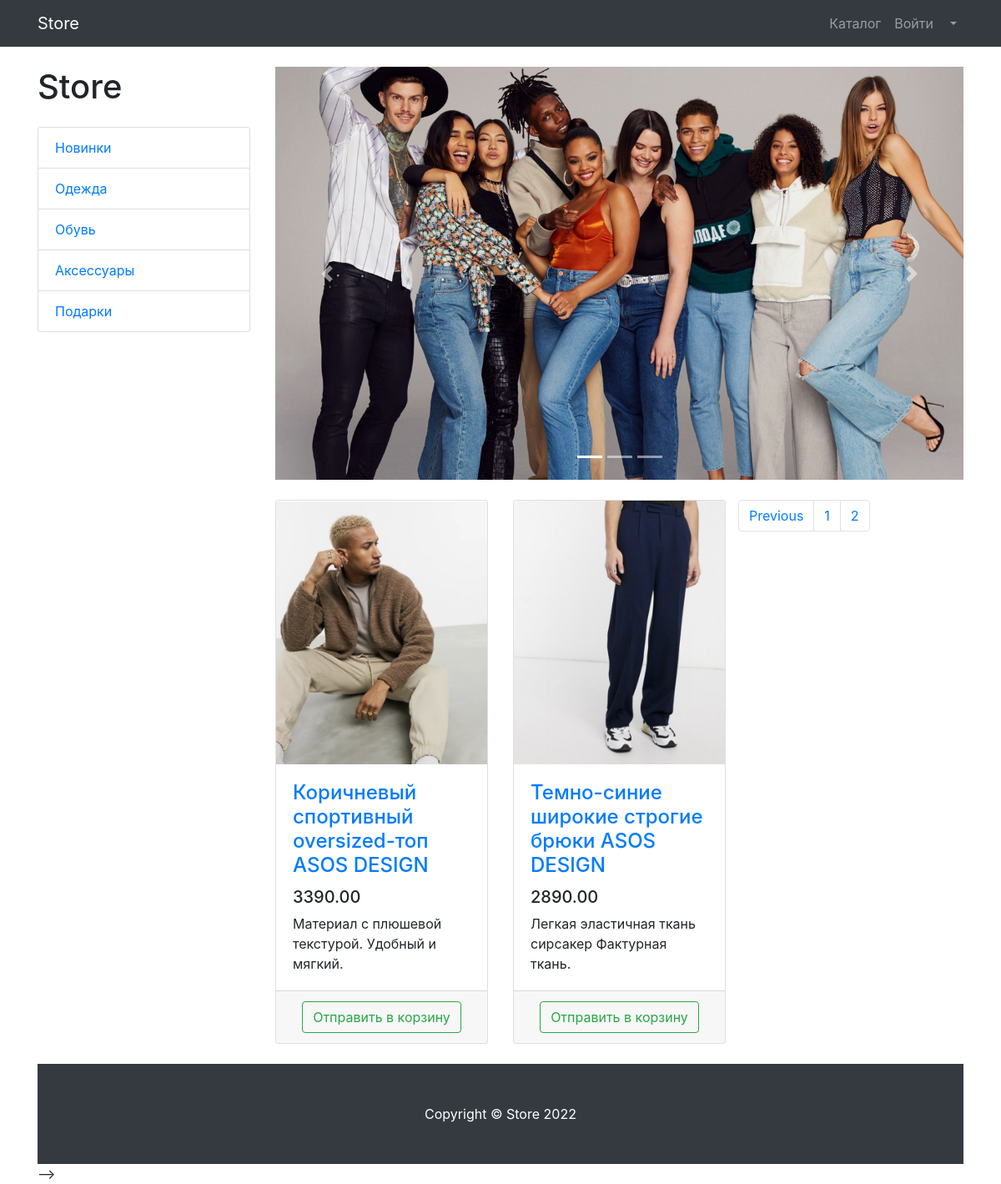
The app's page /store/catalog/category/2/?page=2 with its own data.
### products/models.py (models this page shows, shortened)
class ProductCategory(models.Model):
    name = models.CharField(max_length=128, unique=True)
    desc = models.TextField(null=True, blank=True)

class Product(models.Model):
    name = models.CharField(max_length=256)
    desc = models.TextField()
    price = models.DecimalField(max_digits=10, decimal_places=2)
    quantity = models.PositiveIntegerField(default=0)
    image = models.ImageField(upload_to='prroducts_image')
    category = models.ForeignKey(to=ProductCategory, on_delete=models.CASCADE)

### products/views.py (the view)
# urls.py: path('catalog/', views.catalog, name='catalog'),
def catalog(request, category_id = None):
    if category_id:
        category = ProductCategory.objects.get(id = category_id)
        products = Product.objects.filter(category = category)
    else:
        products = Product.objects.all()
    p = Paginator(products, 2)
    page = request.GET.get('page')
    products = p.get_page(page)
    max_pages = "x" * products.paginator.num_pages
    context = {
            'title': 'StoreApp',
            'products': products,
            'categories' : ProductCategory.objects.all(),
            'max_pages': max_pages
    }
    return render(request, 'products/catalog.html', context)

### products/templates/products/catalog.html (shortened to what this page needs)
{% load static %}
<!DOCTYPE html>
<html lang="en">
<head>
    <link href="{% static 'vendor/bootstrap/css/bootstrap.min.css' %}" rel="stylesheet">
    <link href="{% static 'vendor/css/products.css' %}" rel="stylesheet">
</head>
<body>
<nav class="navbar navbar-expand-lg navbar-dark bg-dark fixed-top">
    <div class="container">
        <a class="navbar-brand" href="/store">Store</a>
        <div class="collapse navbar-collapse" id="navbarResponsive">
            <ul class="navbar-nav ml-auto">
                <li class="nav-item">
                    <a class="nav-link" href="/store/catalog">Каталог  </a>
                </li>
                <li class="nav-item">
                    <a class="nav-link" href="users/login.html">Войти </a>
                </li>
                <li class="nav-item dropdown">
                    <a class="nav-link dropdown-toggle" href="#" id="navbarDropdown" role="button"
                       data-bs-toggle="dropdown" aria-expanded="false">
                    </a>
                </li>
            </ul>
        </div>
    </div>
</nav>
<div class="container">
    <div class="row">
        <div class="col-lg-3">
            <h1 class="my-4">Store</h1>
            <div class="list-group">
                {% for category in categories %}
                <a href = "{% url 'products:category' category.id %}" class = "list-group-item">{{ category.name }}</a>
                {% endfor %}
            </div>
        </div>
        <div class="col-lg-9">
            <div id="carouselExampleIndicators" class="carousel slide my-4" data-ride="carousel">
                <ol class="carousel-indicators">
                    <li data-target="#carouselExampleIndicators" data-slide-to="0" class="active"></li>
                    <li data-target="#carouselExampleIndicators" data-slide-to="1"></li>
                    <li data-target="#carouselExampleIndicators" data-slide-to="2"></li>
                </ol>
                <div class="carousel-inner" role="listbox">
                    <div class="carousel-item active">
                        <img class="d-block img-fluid" src="{% static 'vendor/img/slides/slide-1.jpg' %}" alt="First slide">
                    </div>
                </div>
                <a class="carousel-control-prev" href="#carouselExampleIndicators" role="button" data-slide="prev">
                    <span class="carousel-control-prev-icon" aria-hidden="true"></span>
                </a>
                <a class="carousel-control-next" href="#carouselExampleIndicators" role="button" data-slide="next">
                    <span class="carousel-control-next-icon" aria-hidden="true"></span>
                </a>
            </div>
            <div class="row">
                {% for product in products %}
                <div class="col-lg-4 col-md-6 mb-4">
                    <div class="card h-100">
                        <a href="#">
                            <img class="card-img-top"
                                 src={{ product.image }}
                                 alt="">
                        </a>
                        <div class="card-body">
                            <h4 class="card-title">
                                <a href="#">{{ product.name }}</a>
                            </h4>
                            <h5>{{ product.price }}</h5>
                            <p class="card-text">{{ product.desc }}</p>
                        </div>
                        <div class="card-footer text-center">
                            <a class="btn btn-outline-success" href="{% url 'products:basket_add' product.id %}">
                                Отправить в корзину
                            </a>                        </div>
                    </div>
                </div>
                {% endfor %}
            <nav aria-label="Page navigation example">
                <ul class="pagination justify-content-center">
                    {% if products.has_previous %}
                    <li class="page-item">
                        <a class="page-link" href="?page={{ products.previous_page_number }}">Previous</a>
                    </li>
                    {% endif %}
                    {% for i in max_pages %}
                    <li class="page-item">
                        <a class="page-link" href="?page={{ forloop.counter }}">{{ forloop.counter }}</a>
                    </li>
                    {% endfor %}
                </ul>
            </nav>
        </div>
    </div>
</div>
<footer class="py-5 bg-dark">
    <div class="container">
        <p class="m-0 text-center text-white">Copyright &copy; Store 2022</p>
    </div>
</footer>
</body> -->
</html>
<!-- {% load static %}

### records on screen
ProductCategory: name "Новинки"
ProductCategory: name "Одежда"
ProductCategory: name "Обувь"
ProductCategory: name "Аксессуары"
ProductCategory: name "Подарки"
Product: image (picture), name "Коричневый спортивный oversized-топ ASOS DESIGN", price "3390.00", desc "Материал с плюшевой текстурой. Удобный и мягкий."
Product: image (picture), name "Темно-синие широкие строгие брюки ASOS DESIGN", price "2890.00", desc "Легкая эластичная ткань сирсакер Фактурная ткань."
